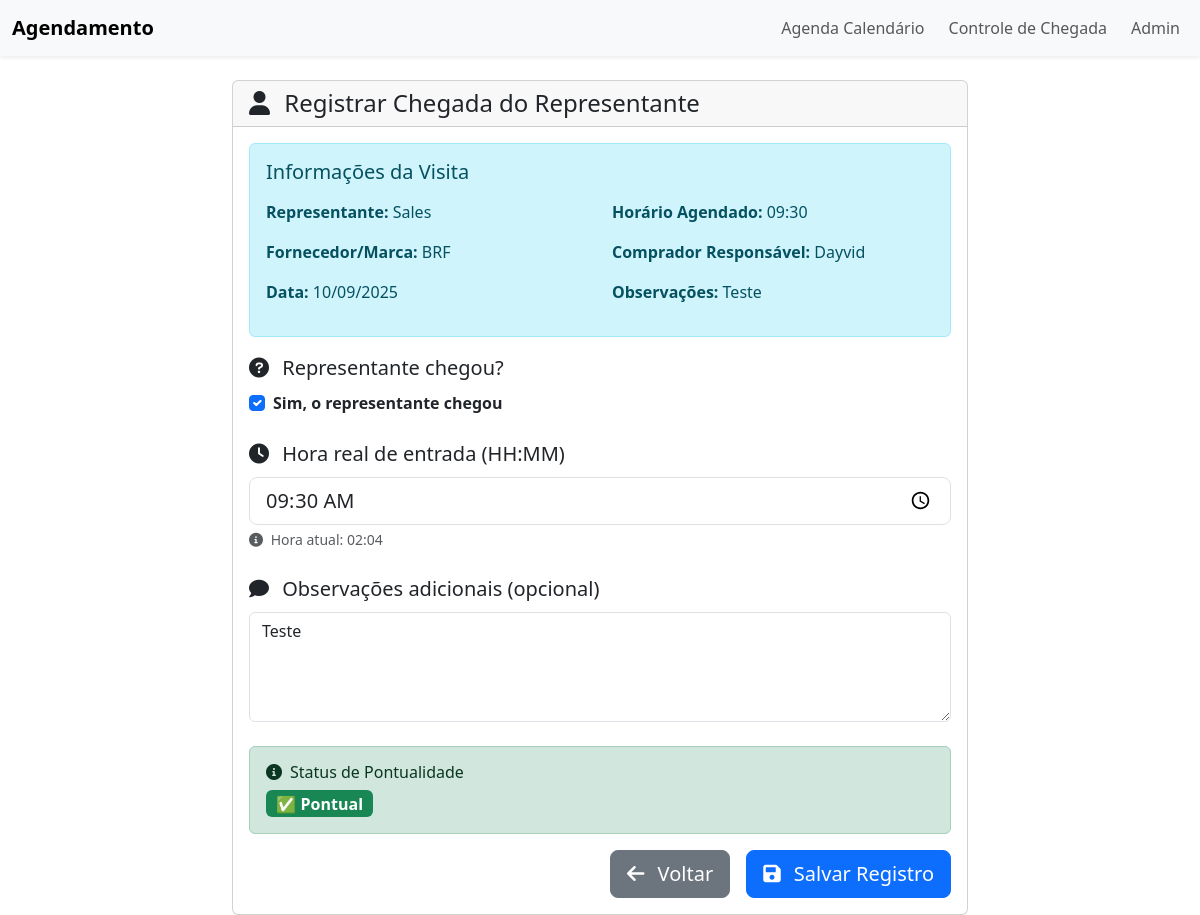
Screenshot of /agenda/registrar-chegada-representante/1/ with the database file from the repository.
### agenda/models.py (models this page shows, shortened)
class AgendamentoRepresentante(models.Model):
    nome_representante = models.CharField(max_length=255, verbose_name="Nome do Representante")
    fornecedor_marca = models.CharField(max_length=255, verbose_name="Fornecedor/Marca")
    data_agendada = models.DateField(verbose_name="Data da Visita")
    hora_agendada = models.TimeField(verbose_name="Horário da Visita")
    comprador_responsavel = models.CharField(max_length=255, verbose_name="Comprador Responsável")
    compareceu = models.BooleanField(default=False, verbose_name="Representante compareceu?")
    hora_entrada_real = models.DateTimeField(null=True, blank=True, verbose_name="Hora de entrada real")
    observacoes = models.TextField(blank=True, null=True, verbose_name="Observações adicionais")
    @property
    def status_pontualidade(self):
        if not self.compareceu or not self.hora_entrada_real:
            return "Não compareceu"
        hora_prevista = timezone.make_aware(
            timezone.datetime.combine(self.data_agendada, self.hora_agendada)
        )
        diferenca_minutos = (self.hora_entrada_real - hora_prevista).total_seconds() / 60
        if abs(diferenca_minutos) <= 5:  # Tolerância de 5 minutos
            return "Pontual"
        elif diferenca_minutos > 5:
            return "Atrasado"
        else:
            return "Adiantado"
    @property
    def status_pontualidade_display(self):
        status = self.status_pontualidade
        if status == "Pontual":
            return "✅ Pontual"
        elif status == "Atrasado":
            return "⏰ Atrasado"
        elif status == "Adiantado":
            return "⏰ Adiantado"
        else:
            return "❌ Não compareceu"

### agenda/views.py (the view, shortened to what this page needs)
# urls.py: path("registrar-chegada-representante/<int:representante_id>/", views.registrar_chegada_representante, name="registrar_chegada_representante"),
def registrar_chegada_representante(request, representante_id):
    representante = get_object_or_404(AgendamentoRepresentante, id=representante_id)
    return render(request, 'agenda/registrar_chegada_representante.html', {'representante': representante})

### agenda/templates/agenda/registrar_chegada_representante.html (shortened to what this page needs)
{% extends "base.html" %}
{% block content %}
<div class="row justify-content-center">
    <div class="col-md-8">
        <div class="card">
            <div class="card-header">
                <h4 class="mb-0">
                    <i class="fas fa-user me-2"></i>
                    Registrar Chegada do Representante
                </h4>
            </div>
            <div class="card-body">
                <div class="alert alert-info">
                    <h5 class="mb-3">Informações da Visita</h5>
                    <div class="row">
                        <div class="col-md-6">
                            <p><strong>Representante:</strong> {{ representante.nome_representante }}</p>
                            <p><strong>Fornecedor/Marca:</strong> {{ representante.fornecedor_marca }}</p>
                            <p><strong>Data:</strong> {{ representante.data_agendada|date:"d/m/Y" }}</p>
                        </div>
                        <div class="col-md-6">
                            <p><strong>Horário Agendado:</strong> {{ representante.hora_agendada|time:"H:i" }}</p>
                            <p><strong>Comprador Responsável:</strong> {{ representante.comprador_responsavel }}</p>
                            {% if representante.observacoes %}
                                <p><strong>Observações:</strong> {{ representante.observacoes }}</p>
                            {% endif %}
                        </div>
                    </div>
                </div>
                <form method="post">
                    <div class="mb-4">
                        <label class="form-label fs-5">
                            <i class="fas fa-question-circle me-2"></i>
                            Representante chegou?
                        </label>
                        <div class="form-check form-check-lg">
                            <input class="form-check-input" type="checkbox" id="compareceu" name="compareceu"
                                   {% if representante.compareceu %}checked{% endif %}>
                            <label class="form-check-label" for="compareceu">
                                <strong>Sim, o representante chegou</strong>
                            </label>
                        </div>
                    </div>
                    <div class="mb-4" id="divHoraEntrada" style="{% if not representante.compareceu %}display: none;{% endif %}">
                        <label for="hora_entrada_real" class="form-label fs-5">
                            <i class="fas fa-clock me-2"></i>
                            Hora real de entrada (HH:MM)
                        </label>
                        <input type="time" class="form-control form-control-lg"
                               id="hora_entrada_real" name="hora_entrada_real"
                               value="{% if representante.hora_entrada_real %}{{ representante.hora_entrada_real|time:"H:i" }}{% endif %}">
                        <div class="form-text">
                            <i class="fas fa-info-circle me-1"></i>
                            Hora atual: <span id="hora-atual"></span>
                        </div>
                    </div>
                    <div class="mb-4">
                        <label for="observacoes" class="form-label fs-5">
                            <i class="fas fa-comment me-2"></i>
                            Observações adicionais (opcional)
                        </label>
                        <textarea class="form-control" id="observacoes" name="observacoes"
                                  rows="4" placeholder="Digite observações sobre a chegada do representante...">{% if representante.observacoes %}{{ representante.observacoes }}{% endif %}</textarea>
                    </div>
                    {% if representante.compareceu and representante.hora_entrada_real %}
                        <div class="alert alert-success">
                            <h6><i class="fas fa-info-circle me-2"></i>Status de Pontualidade</h6>
                            <span class="badge fs-6
                                {% if representante.status_pontualidade == 'Pontual' %}bg-success
                                {% elif representante.status_pontualidade == 'Atrasado' %}bg-danger
                                {% elif representante.status_pontualidade == 'Adiantado' %}bg-warning
                                {% else %}bg-secondary{% endif %}">
                                {{ representante.status_pontualidade_display }}
                            </span>
                        </div>
                    {% endif %}
                    <div class="d-grid gap-2 d-md-flex justify-content-md-end">
                        <a href="{% url 'agenda:controle_chegada' %}" class="btn btn-secondary btn-lg me-md-2">
                            <i class="fas fa-arrow-left me-2"></i>
                            Voltar
                        </a>
                        <button type="submit" class="btn btn-primary btn-lg">
                            <i class="fas fa-save me-2"></i>
                            Salvar Registro
                        </button>
                    </div>
                </form>
            </div>
        </div>
    </div>
</div>
{% endblock %}

### rows the page displays
AgendamentoRepresentante: nome_representante "Sales", fornecedor_marca "BRF", data_agendada "10/09/2025", hora_agendada "09:30", comprador_responsavel "Dayvid", observacoes "Teste", compareceu "☑", hora_entrada_real "09:30", status_pontualidade_display "✅ Pontual"
